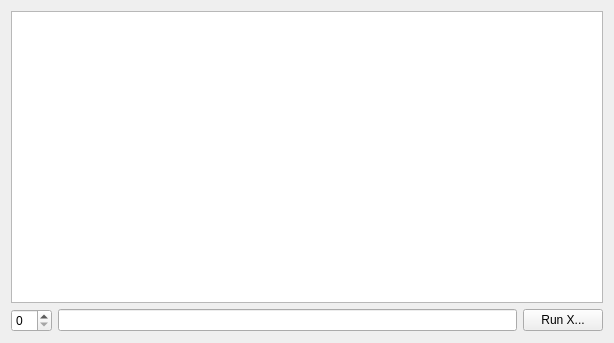
<?xml version="1.0" encoding="UTF-8"?>
<ui version="4.0">
 <class>Form</class>
 <widget class="QWidget" name="Form">
  <property name="geometry">
   <rect>
    <x>0</x>
    <y>0</y>
    <width>614</width>
    <height>343</height>
   </rect>
  </property>
  <property name="windowTitle">
   <string>Form</string>
  </property>
  <layout class="QGridLayout" name="gridLayout">
   <item row="0" column="0">
    <layout class="QVBoxLayout" name="verticalLayout">
     <item>
      <widget class="QTextEdit" name="OutTextEdit"/>
     </item>
     <item>
      <layout class="QHBoxLayout" name="horizontalLayout">
       <item>
        <widget class="QSpinBox" name="NumSpinBox"/>
       </item>
       <item>
        <widget class="QLineEdit" name="CmdLineEdit"/>
       </item>
       <item>
        <widget class="QPushButton" name="RunPushButton">
         <property name="text">
          <string>Run X...</string>
         </property>
        </widget>
       </item>
      </layout>
     </item>
    </layout>
   </item>
  </layout>
 </widget>
 <resources/>
 <connections/>
</ui>
